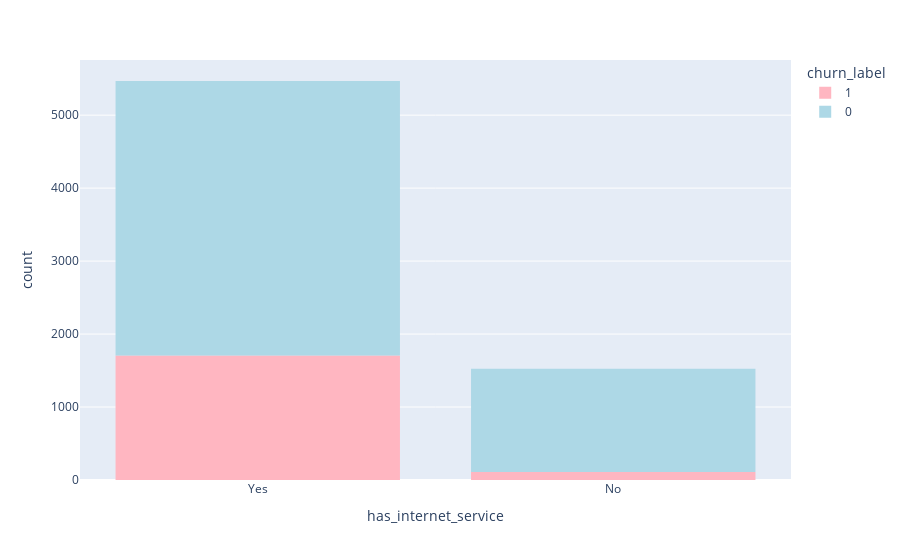

Source (notebook cell):
### Markdown cell above
## Feature Engineering

### Code cell
# To see has_internet_service vs churn_label
fig = px.histogram(train_df,x='has_internet_service',color ='churn_label',
                    color_discrete_sequence =['lightpink','lightblue'])
fig.show()

# Has internet service is more likely to churn

### Figure 1 — Plotly figure (JSON) as saved in the notebook; plotly's stock layout.template omitted (floating-point values rounded to 4 significant figures; data arrays with more than 128 entries replaced by an {"elided": "..."} marker saying what was removed)
{"data": [{"alignmentgroup": "True", "bingroup": "x", "hovertemplate": "churn_label=1<br>has_internet_service=%{x}<br>count=%{y}<extra></extra>", "legendgroup": "1", "marker": {"color": "lightpink", "pattern": {"shape": ""}}, "name": "1", "offsetgroup": "1", "orientation": "v", "showlegend": true, "type": "histogram", "x": {"elided": "1817 str values"}, "xaxis": "x", "yaxis": "y"}, {"alignmentgroup": "True", "bingroup": "x", "hovertemplate": "churn_label=0<br>has_internet_service=%{x}<br>count=%{y}<extra></extra>", "legendgroup": "0", "marker": {"color": "lightblue", "pattern": {"shape": ""}}, "name": "0", "offsetgroup": "0", "orientation": "v", "showlegend": true, "type": "histogram", "x": {"elided": "5174 str values"}, "xaxis": "x", "yaxis": "y"}], "layout": {"barmode": "relative", "legend": {"title": {"text": "churn_label"}, "tracegroupgap": 0}, "margin": {"t": 60}, "xaxis": {"anchor": "y", "domain": [0, 1], "title": {"text": "has_internet_service"}}, "yaxis": {"anchor": "x", "domain": [0, 1], "title": {"text": "count"}}}}
